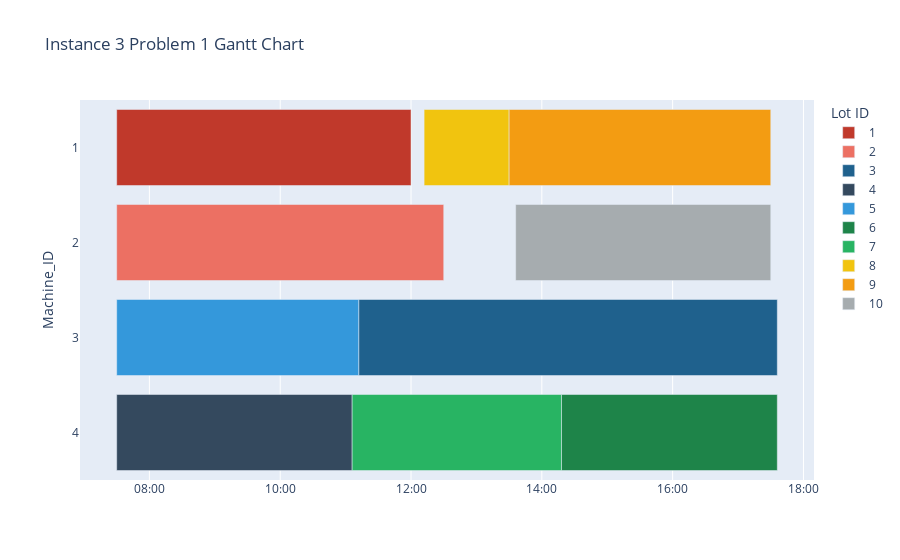

Write notebook code for a chart like this one.
### Markdown cell above
## Plot Gantt Charts

### Code cell
gantt_plot_1(x_opt, P, y_opt, instance_no)

### Figure 1 — Plotly figure (JSON) as saved in the notebook; plotly's stock layout.template omitted (floating-point values rounded to 4 significant figures)
{"data": [{"alignmentgroup": "True", "base": ["2000-01-01T07:30:00"], "hovertemplate": "Job_ID=1<br>START_TIME=%{base}<br>END_TIME=%{x}<br>Machine_ID=%{y}<extra></extra>", "legendgroup": "1", "marker": {"color": "#C0392B"}, "name": "1", "offsetgroup": "1", "orientation": "h", "showlegend": true, "textposition": "auto", "type": "bar", "x": [16200000], "xaxis": "x", "y": ["1"], "yaxis": "y"}, {"alignmentgroup": "True", "base": ["2000-01-01T07:30:00"], "hovertemplate": "Job_ID=2<br>START_TIME=%{base}<br>END_TIME=%{x}<br>Machine_ID=%{y}<extra></extra>", "legendgroup": "2", "marker": {"color": "#EC7063"}, "name": "2", "offsetgroup": "2", "orientation": "h", "showlegend": true, "textposition": "auto", "type": "bar", "x": [18000000], "xaxis": "x", "y": ["2"], "yaxis": "y"}, {"alignmentgroup": "True", "base": ["2000-01-01T11:11:59.999996"], "hovertemplate": "Job_ID=3<br>START_TIME=%{base}<br>END_TIME=%{x}<br>Machine_ID=%{y}<extra></extra>", "legendgroup": "3", "marker": {"color": "#1F618D"}, "name": "3", "offsetgroup": "3", "orientation": "h", "showlegend": true, "textposition": "auto", "type": "bar", "x": [23040000], "xaxis": "x", "y": ["3"], "yaxis": "y"}, {"alignmentgroup": "True", "base": ["2000-01-01T07:30:00"], "hovertemplate": "Job_ID=4<br>START_TIME=%{base}<br>END_TIME=%{x}<br>Machine_ID=%{y}<extra></extra>", "legendgroup": "4", "marker": {"color": "#34495E"}, "name": "4", "offsetgroup": "4", "orientation": "h", "showlegend": true, "textposition": "auto", "type": "bar", "x": [12960000], "xaxis": "x", "y": ["4"], "yaxis": "y"}, {"alignmentgroup": "True", "base": ["2000-01-01T07:30:00"], "hovertemplate": "Job_ID=5<br>START_TIME=%{base}<br>END_TIME=%{x}<br>Machine_ID=%{y}<extra></extra>", "legendgroup": "5", "marker": {"color": "#3498DB"}, "name": "5", "offsetgroup": "5", "orientation": "h", "showlegend": true, "textposition": "auto", "type": "bar", "x": [13320000], "xaxis": "x", "y": ["3"], "yaxis": "y"}, {"alignmentgroup": "True", "base": ["2000-01-01T14:18:00"], "hovertemplate": "Job_ID=6<br>START_TIME=%{base}<br>END_TIME=%{x}<br>Machine_ID=%{y}<extra></extra>", "legendgroup": "6", "marker": {"color": "#1E8449"}, "name": "6", "offsetgroup": "6", "orientation": "h", "showlegend": true, "textposition": "auto", "type": "bar", "x": [11880000], "xaxis": "x", "y": ["4"], "yaxis": "y"}, {"alignmentgroup": "True", "base": ["2000-01-01T11:06:00"], "hovertemplate": "Job_ID=7<br>START_TIME=%{base}<br>END_TIME=%{x}<br>Machine_ID=%{y}<extra></extra>", "legendgroup": "7", "marker": {"color": "#28B463"}, "name": "7", "offsetgroup": "7", "orientation": "h", "showlegend": true, "textposition": "auto", "type": "bar", "x": [11520000], "xaxis": "x", "y": ["4"], "yaxis": "y"}, {"alignmentgroup": "True", "base": ["2000-01-01T12:12:00"], "hovertemplate": "Job_ID=8<br>START_TIME=%{base}<br>END_TIME=%{x}<br>Machine_ID=%{y}<extra></extra>", "legendgroup": "8", "marker": {"color": "#F1C40F"}, "name": "8", "offsetgroup": "8", "orientation": "h", "showlegend": true, "textposition": "auto", "type": "bar", "x": [4680000], "xaxis": "x", "y": ["1"], "yaxis": "y"}, {"alignmentgroup": "True", "base": ["2000-01-01T13:30:00"], "hovertemplate": "Job_ID=9<br>START_TIME=%{base}<br>END_TIME=%{x}<br>Machine_ID=%{y}<extra></extra>", "legendgroup": "9", "marker": {"color": "#F39C12"}, "name": "9", "offsetgroup": "9", "orientation": "h", "showlegend": true, "textposition": "auto", "type": "bar", "x": [14400000], "xaxis": "x", "y": ["1"], "yaxis": "y"}, {"alignmentgroup": "True", "base": ["2000-01-01T13:36:00"], "hovertemplate": "Job_ID=10<br>START_TIME=%{base}<br>END_TIME=%{x}<br>Machine_ID=%{y}<extra></extra>", "legendgroup": "10", "marker": {"color": "#A6ACAF"}, "name": "10", "offsetgroup": "10", "orientation": "h", "showlegend": true, "textposition": "auto", "type": "bar", "x": [14040000], "xaxis": "x", "y": ["2"], "yaxis": "y"}], "layout": {"barmode": "overlay", "legend": {"title": {"text": "Lot ID"}, "tracegroupgap": 0}, "title": {"text": "Instance 3 Problem 1 Gantt Chart"}, "xaxis": {"anchor": "y", "domain": [0, 1], "tickformat": "%H:%M", "type": "date"}, "yaxis": {"anchor": "x", "categoryarray": ["4", "3", "2", "1"], "categoryorder": "array", "domain": [0, 1], "title": {"text": "Machine_ID"}}}}
